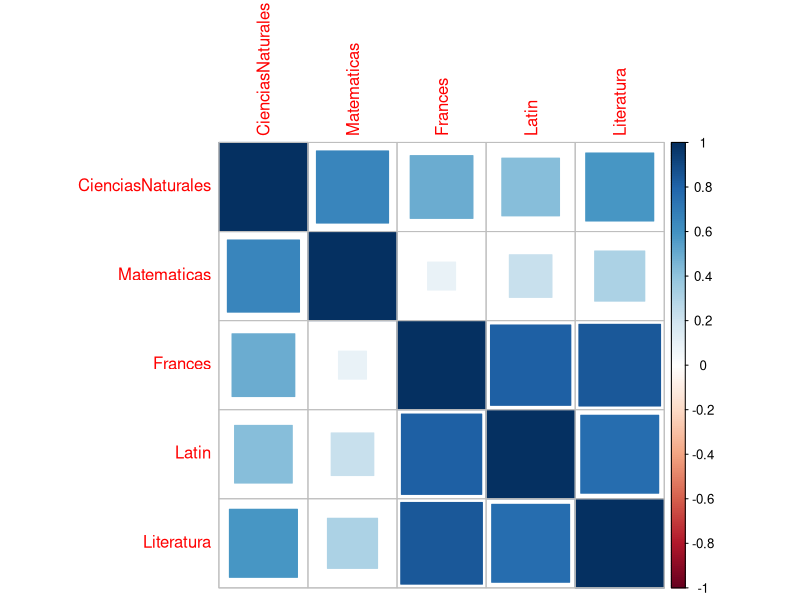
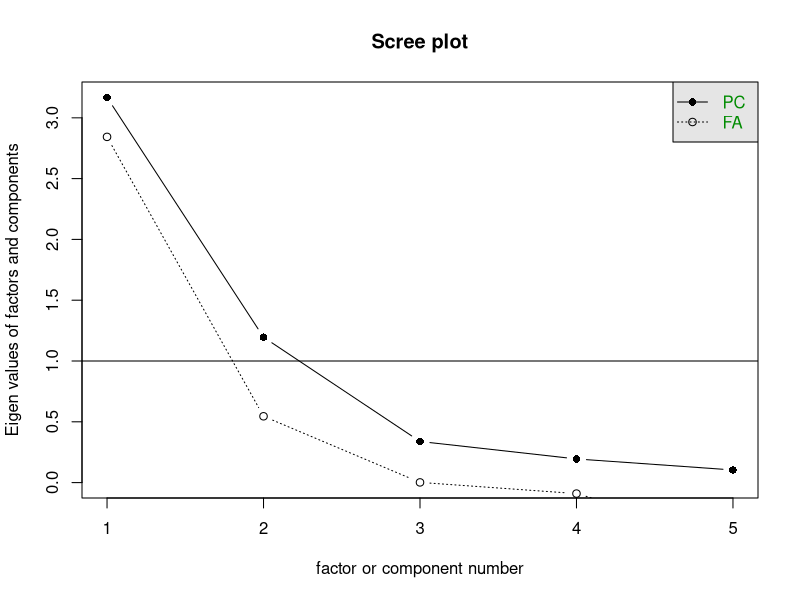
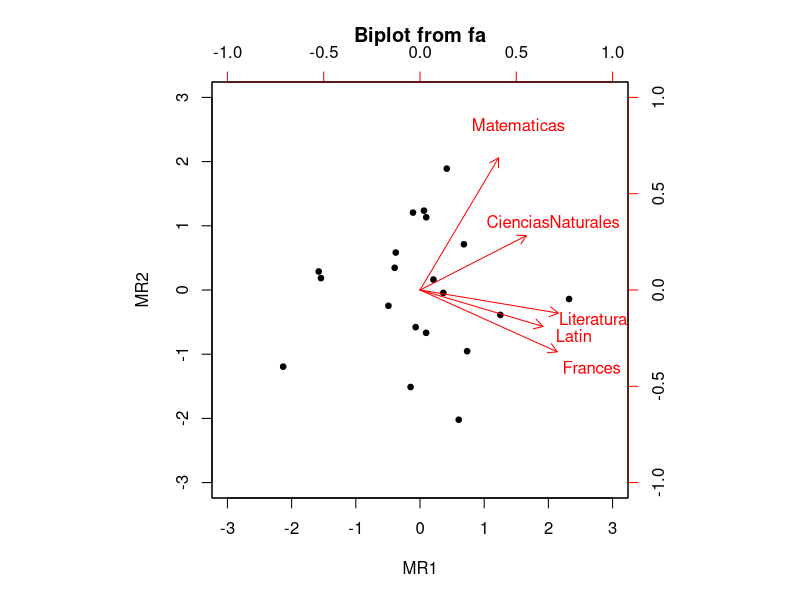
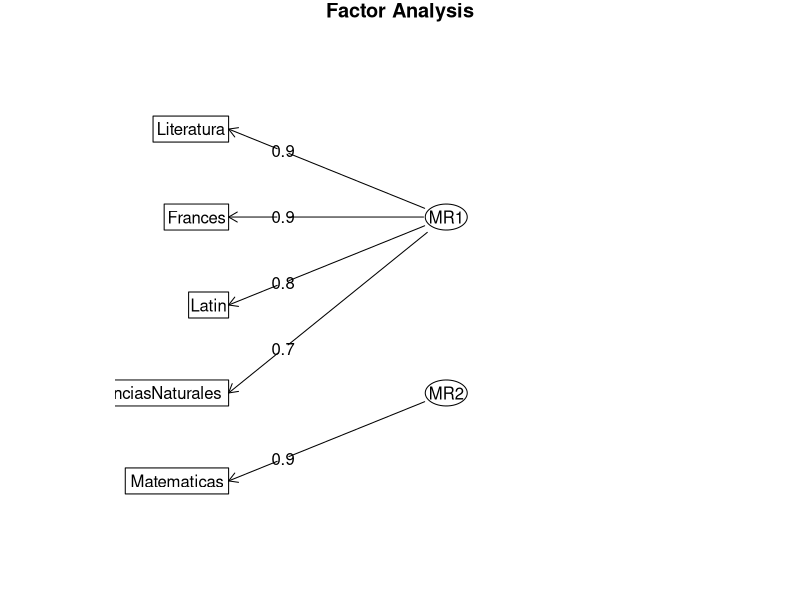
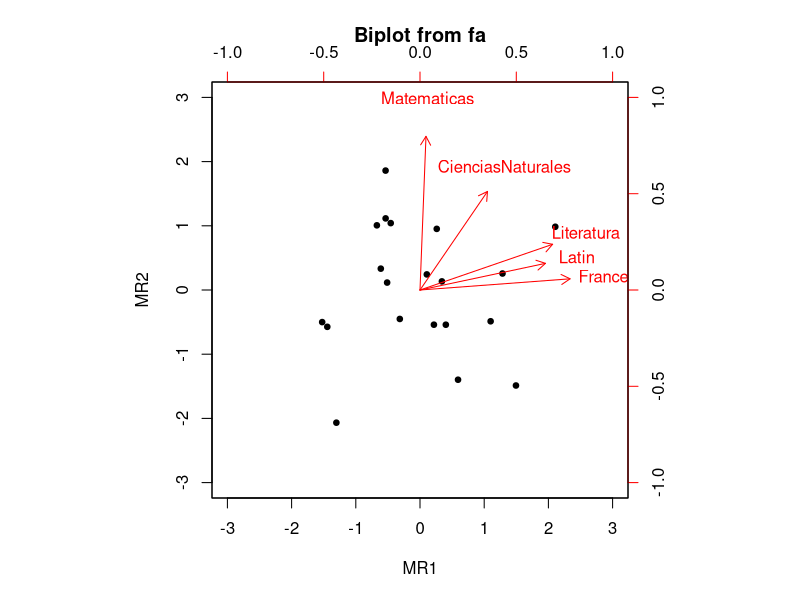
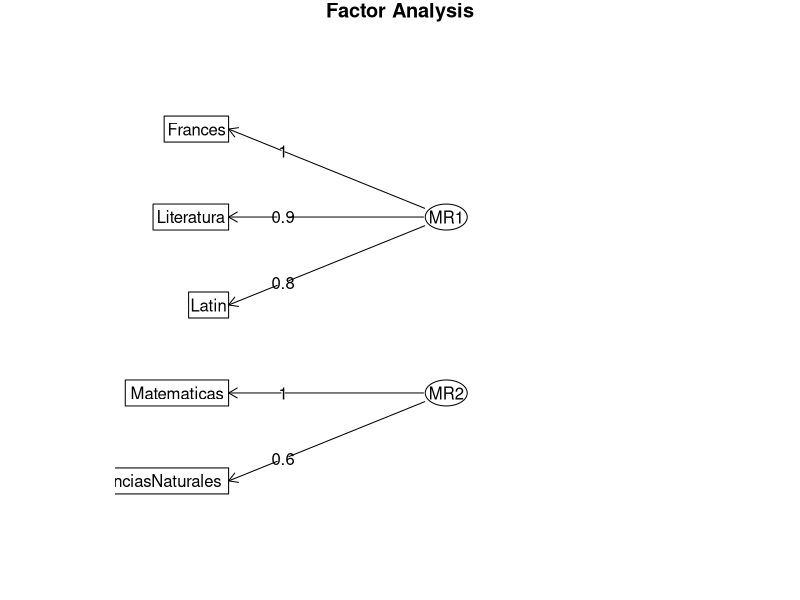
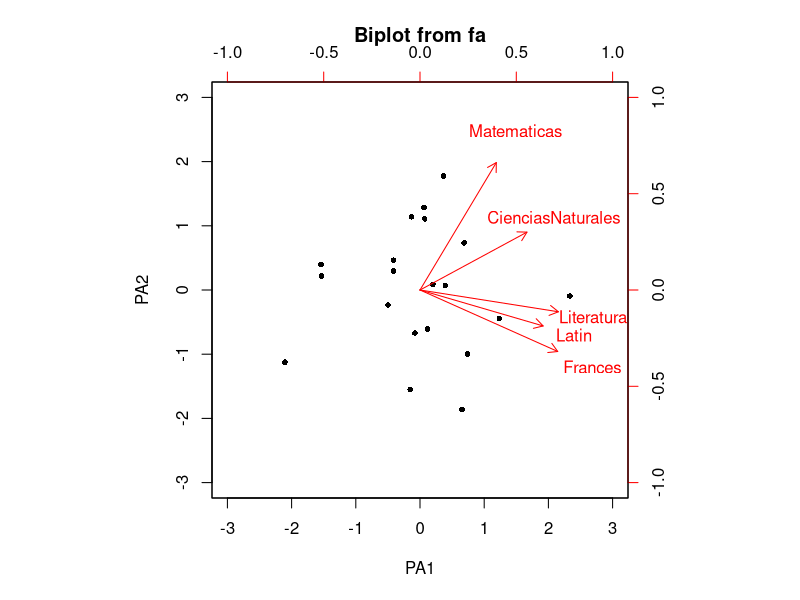
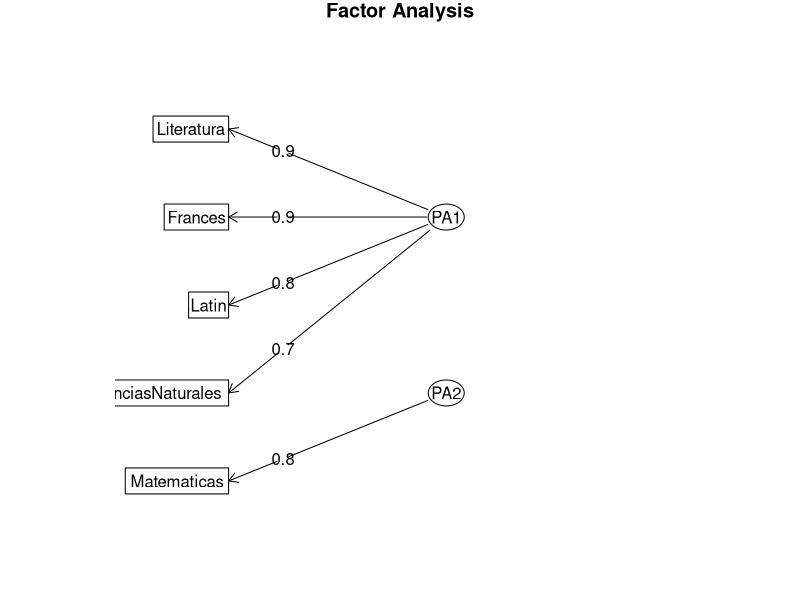

The R source for these figures, in order:

library(psych)
library(corrplot)


estudiantes <- read.csv("estudiantes.csv", header = T, sep = ";")

#1 .estructura de la base de datos y resumen descriptivo
str(estudiantes)

describe(estudiantes)

#Matriz de correlaciones
R <- cor(estudiantes);R

corrplot(R, method = "square")

#2. Verificamos que se puede realizar un Análisis Factorial
###KMO Y BARLETT TEST

KMO(R)
cortest.bartlett(R, n = 20)

# Como el test de bartlett es significativo, tiene sentido hacer un análisis factorial
# Nos fijamos en el pvalor (el pvalor <0.05, significativo)

#3. Realiza el gráfico de sedimentación y elige un número de factores inicial

####
scree(R)

eigen(R);cumsum(eigen(R)$values)/sum(diag(R))

#4. Realiza el Análisis Factorial con el número de factores elegido en el apartado anterior, utiliza diferentes
# métodos de estimación.
#Comenzamos con 2 factores y con el método de mínimo cuadrados ordinarios (minimiza los residuos), empezamos sin rotar.

###
# Con la funcion fa() podemos utilizar los metodos siguientes.
# 
# minres: minimo residuo, minimiza la matriz de residuos utilizando un procedimiento OLS (Mínimos cuadrados ordinarios)
# mle: maxima verosimilitud
# pa: metodo de ejes principales
# alpha: análisis factorial alfa como se describe en Kaiser y Coffey (1965)
# minchi: minimizará el chi cuadrado ponderado del tamaño de la muestra cuando se traten correlaciones por pares con diferente número de sujetos por par
# minrak: análisis factorial de rango mínimo

modelo1 <- fa(estudiantes, rotate = "none", nfactors = 2, fm="minres")

modelo1$e.values #Valores propios de la matriz de correlaciones

modelo1$values #Valores propios de la solución de los factores comunes

modelo1$communality#comunalidades

modelo1

# CienciasNaturales       Matematicas           Frances             Latin        Literatura 
# 0.6009843             0.9950000         0.9539002         0.6929323         0.8287368 

# el 60% CNaturales está explicada por los factores
# el 99.5% de Matemáticas
# el 95.4% de Francés
# la mejor explicada es Matemáticas y la peor Ciencias Naturales

modelo1$uniquenesses#unicidades, el porcentaje que queda por explicar

modelo1$loadings

biplot.psych(fa(estudiantes,nfactors = 2,fm="minres",rotate = "none"),pch = c(21,18))  

fa.diagram(modelo1)

#La matriz de correlaciones residuales después de aplicar el modelo factorial.
modelo1$residual 

#más cómodo
residuals(modelo1) #cuanto más cerca de cero mejor es el AF


#observamos que hay alguna variable que no está bien explicada por los factores, hacemos una 
#rotación varimax

biplot.psych(fa(estudiantes,nfactors = 2,fm="minres",rotate = "varimax"),pch = c(21,18))  

#estimamos de nuevo el modelo
modelo2 <- fa(estudiantes,nfactors = 2, fm="minres",rotate = "varimax")

modelo2$communalities#comunalidades
modelo2$uniquenesses#unicidades

modelo2$loadings

fa.diagram(modelo2)


modelo3 <- fa(estudiantes,nfactors = 2, fm="pa",rotate = "noe")#no llega a la solución, subimos el número de iteraciones

modelo3 <- fa(estudiantes,nfactors = 2, fm="pa",rotate = "none", max.iter=100)

biplot.psych(modelo3)

modelo3$communality#comunalidades
modelo3$uniquenesses#unicidades

modelo3$loadings

fa.diagram(modelo3)

residuals(modelo3)

#Realizamos una rotación ortogonal

modelo4 <- fa(estudiantes,rotate = "Varimax",nfactors = 2,fm="pa",max.iter=100)

biplot.psych(modelo4)

modelo4$loadings

fa.diagram(modelo4)

#Realizamos una rotación oblimin

modelo5<-fa(estudiantes,rotate = "oblimin",nfactors = 2,fm="pa",max.iter=100)

biplot.psych(modelo5)

#Al hacer rotación oblicua se analiza la matriz estructura

modelo5$Structure


#Soluciones adecuadas:
## Modelo 2, 4 y 5



#5. Una vez elegido el método y rotación más adecuado, calcula las puntuaciones de los sujetos
#con el modelo factorial estimado.

#Podemos calcular las puntuaciones de los sujetos en los factores.
modelo2$scores
modelo4$scores
modelo5$scores







############################################################################
#library("factoextra")


#otra forma de hacer el ejemplo

estudiantes<-read.csv("estudiantes.csv", header = T, sep = ";")

str(estudiantes)
summary(estudiantes)

R <- cor(estudiantes);R

library(corrplot)
corrplot(R, method = "square")

###KMO Y BARLETT TEST

KMO(R)
cortest.bartlett(R, n = 20)

factanal(estudiantes, factors = 2, rotation = "none") #es de la librer?a stats, al final de los resultados
#incluye una prueba chi para determinar el n?mero de factores adecuado. 
#esta prueba estad?stica me determinar? si son suficientes o no el n?mero de factores.

# UNICIDAD (Uniquenesses): Es el porcentaje de varianza que no ha sido explicada por el Factor y es igual a: 1 - Comunalidad.
# 
# COMUNALIDAD (Loadings-Saturaciones): Porcentaje de la variabilidad de la variable explicada por ese Factor.
# 
# FACTOR1 - FACTOR2: Algebraicamente, un factor se estima mediante una combinaci?n lineal de variables observadas. Cuando se encuentran los factores de "mejor ajuste", 
# debe recordarse que estos factores no son ?nicos. Se puede demostrar que cualquier rotaci?n de los factores que mejor se ajuste es tambi?n el mejor factor. 
# La rotaci?n de factores se utiliza para ajustar la varianza que explicar? el Factor.
# 
# Si todos los factores explican conjuntamente un gran porcentaje de varianza en una variable dada, esa variable tiene una alta comunalidad (y por lo tanto una singularidad baja)
# 
# SS loadings: La saturaci?n acumulada
# 
# Proportion Var: Proporci?n de la varianza

# Cumulative Var: Varianza acumulada

#puntuaciones o pesos que son considerados como las saturaciones por cada observaci?n de las variables ingresadas al c?lculo del AF:

factanal(estudiantes, factors = 2, rotation = "none", scores = "regression")$scores

#library(nFactors)
#fa.parallel(R,n.obs=20,fa="fa",fm="mle")

# ev <- eigen(R)
# ap <- parallel(subject=nrow(estudiantes),var=ncol(estudiantes), rep=100,cent=.05)
# nS <- nScree(x=ev$values, aparallel=ap$eigen$qevpea)
# plotnScree(nS)

# factores_best<-target.rot(modelo)
# factores_best
# plot(factores_best)
# modelo$fit#propoci?n de varianza explicada por los factores
